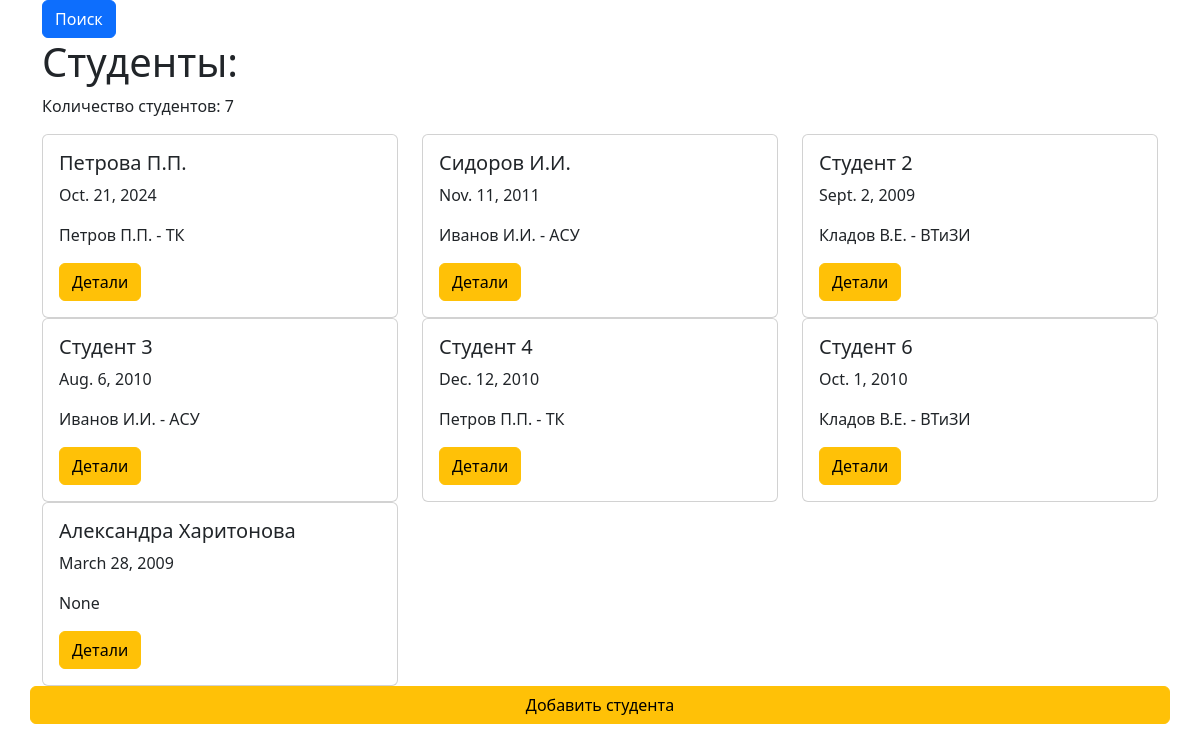
The page /student_list/ on the database its author committed.
### student/models.py (models this page shows, shortened)
class Student(models.Model):
    full_name=models.CharField(verbose_name="ФИО",max_length=255)
    date_of_birth=models.DateField(verbose_name="Дата рождения")
    curator=models.ForeignKey(
        'Curator',
        verbose_name="ФИО",
        blank=True,
        null=True,
        on_delete=models.CASCADE,
    )
    class Mets:
        verbose_name="Студент",
        verbose_name_plural="Студенты"
        ordering=['full_name']

class Curator(models.Model):
    full_name = models.CharField(verbose_name="ФИО", max_length=255)
    department = models.CharField(verbose_name="Кафедра", max_length=255)
    class Mets:
        verbose_name="Куратор",
        verbose_name_plural="Кураторы"
        ordering=['full_name']
    def __str__(self):
        return f"{self.full_name} - {self.department}"

### student/views.py (the view)
# urls.py: path('student_list/',views.StudentList.as_view(),name='student_list'),
class StudentList(ListView):
    template_name = 'student/student_list.html'
    model = Student
    context_object_name = 'students'

### templates/student/student_list.html (shortened to what this page needs)
{% extends 'base.html'%}
{% block sidebar %}
  <div class="col-md-3">
    <div class="card-body">
      <form method="get">
        <button type="submit" class="btn btn-primary"> Поиск</button>
      </form>
    </div>
  </div>
{% endblock %}
{% block content %}
  <h1>Студенты:</h1>
    <div class="row">
      {% if students %}
        <p>Количество студентов: {{ students|length }}</p>
      {% else %}
        <p>Студенты отсутствуют.</p>
      {% endif %}
      {% for student in students %}
      <div class="col-md-4 nt-4">
        <div class="card n-100">
          <div class="card-body">
            <h5 class="card-title">{{student.full_name}}</h5>
            <p class="card-text">{{student.date_of_birth}}</p>
            <p class="card-text">{{student.curator}}</p>
            <a href="{%url 'student_detail' student.pk%}" class="btn btn-warning"> Детали</a>
          </div>
        </div>
      </div>
      {% endfor %}
      <a href="{% url 'student_create' %}" class="btn btn-warning">Добавить студента</a>
    </div>
{% endblock %}

### rows shown on the page
Student: full_name "Петрова П.П.", date_of_birth "Oct. 21, 2024", curator "Петров П.П. - ТК"
Student: full_name "Сидоров И.И.", date_of_birth "Nov. 11, 2011", curator "Иванов И.И. - АСУ"
Student: full_name "Студент 2", date_of_birth "Sept. 2, 2009", curator "Кладов В.Е. - ВТиЗИ"
Student: full_name "Студент 3", date_of_birth "Aug. 6, 2010", curator "Иванов И.И. - АСУ"
Student: full_name "Студент 4", date_of_birth "Dec. 12, 2010", curator "Петров П.П. - ТК"
Student: full_name "Студент 6", date_of_birth "Oct. 1, 2010", curator "Кладов В.Е. - ВТиЗИ"
Student: full_name "Александра Харитонова", date_of_birth "March 28, 2009", curator "None"

### other values the page prints
{{ students|length }} "7"
